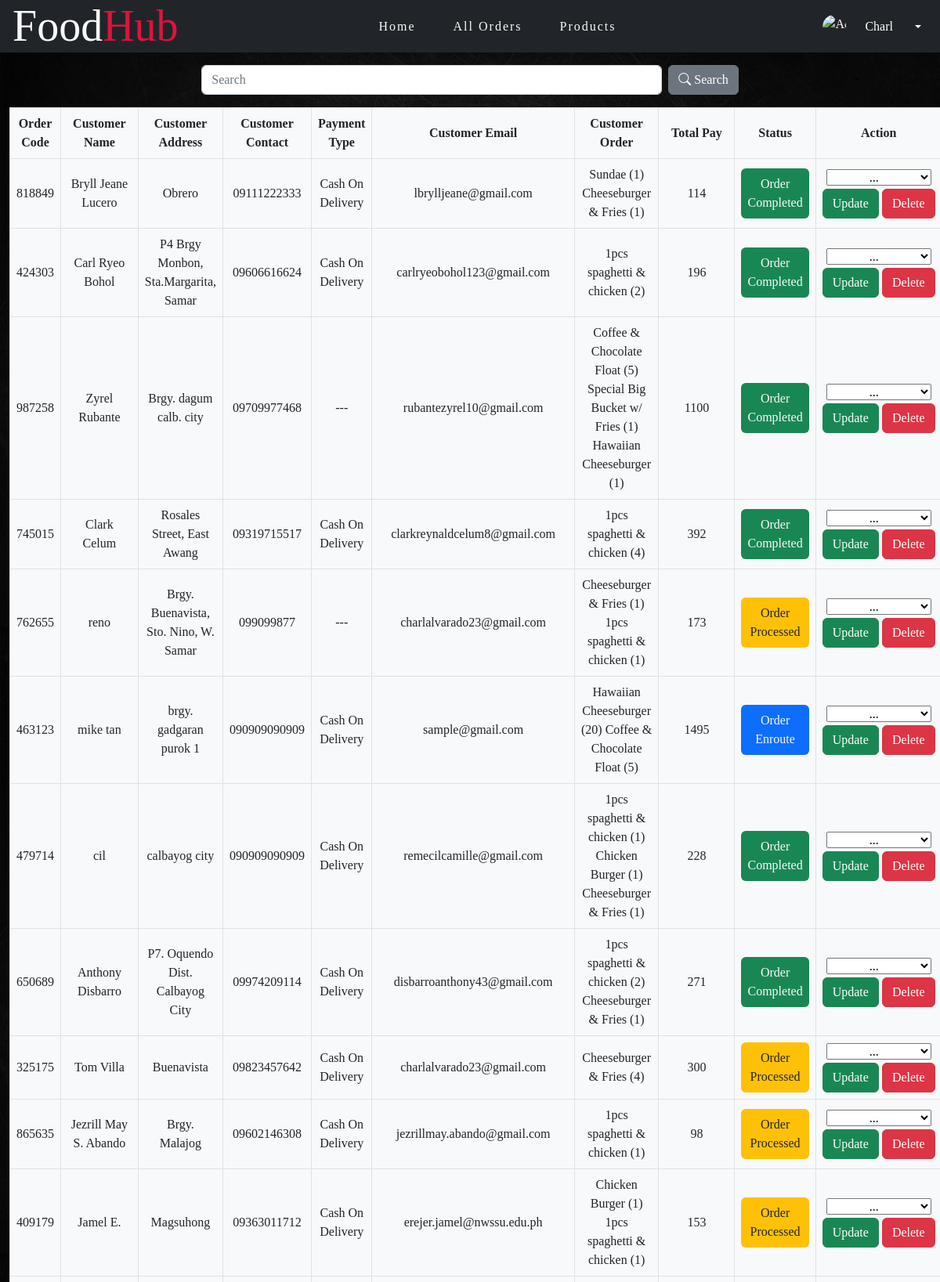
Page /all_orders.php (signed in, upper part) on the committed database.
### tables this page shows
CREATE TABLE `order_details_tbl` (
  `id` int(11) NOT NULL,
  `cus_code` int(11) NOT NULL,
  `cus_name` varchar(250) NOT NULL,
  `cus_address` varchar(250) NOT NULL,
  `cus_contact` varchar(50) NOT NULL,
  `cus_payment_type` varchar(100) NOT NULL,
  `cus_email` varchar(100) NOT NULL,
  `cus_order` varchar(250) NOT NULL,
  `cus_total_pay` int(11) NOT NULL,
  `cus_status` varchar(50) NOT NULL
);

### all_orders.php (the view, shortened to what this page needs)
<?php
include('include/header.php');
include('include/extensions.php');
include('include/connectionDB.php');
    if (empty($_SESSION['status']) && empty($_SESSION['admin_fname'])) {
        header("location: login.php");
    } else {
        ?>
<link rel="stylesheet" href="stylesheets/all_Orders.css">
<body>
<div class="container-fluid px-0" style="width:100%">
        <nav class="navbar navbar-expand-sm navbar-dark bg-dark px-3 py-0">
           <div class="nav-brand h1 display-4 m-0 text-light">Food<span>Hub</span></div>
           <div class="collapse navbar-collapse justify-content-center" id="navbarSupportedContent">
                    <div class="nav-item">
                        <a class="nav-link text-light mx-4 link-danger" href="admin.php">Home</a>
                    </div>
                    <div class="nav-item">
                        <a class="nav-link text-light mx-4 link-danger" href="<?php echo $_SERVER['PHP_SELF']; ?>">All Orders</a>
                    </div>
                    <div class="nav-item">
                        <a class="nav-link text-light mx-4 link-danger" href="products.php">Products</a>
                    </div>
           </div>
                <div class="dropdown p-2">
                    <div class="d-flex align-items-center text-white text-decoration-none dropdown-toggle" id="dropdownUser1" data-bs-toggle="dropdown" aria-expanded="false">
                        <img src="https://i.pinimg.com/474x/76/4d/59/764d59d32f61f0f91dec8c442ab052c5.jpg"
                        alt="Admin"
                        width=30 height=30 class="rounded-circle">
                        <div class="cur mx-4">
                            <?php
                            echo $_SESSION['admin_fname'];
                            ?>
                        </div>
                    </div>
                </div>
        </nav>
</div>
        <div class="container-fluid">
            <div class="my-3">
                <form action="adminSide/search.php?" method="GET">
                    <div class="d-flex justify-content-center align-items-center">
                        <input class="form-control" type="text" name="searchData" placeholder="Search" style="width: 50%;">
                        <button class="btn btn-secondary ms-2" type="submit" name="search"><i class="bi bi-search"></i> Search</button>
                    </div>
                </form>
            </div>
            <div class="row">
                <div class="col-md-12">
                    <table class="table table-hover table-bordered bg-light">
                    <thead>
                        <tr>
                            <th class="text-center align-middle">Order Code</th>
                            <th class="text-center align-middle">Customer Name</th>
                            <th class="text-center align-middle">Customer Address</th>
                            <th class="text-center align-middle">Customer Contact</th>
                            <th class="text-center align-middle">Payment Type</th>
                            <th class="text-center align-middle">Customer Email</th>
                            <th class="text-center align-middle">Customer Order</th>
                            <th class="text-center align-middle">Total Pay</th>
                            <th class="text-center align-middle">Status</th>
                            <th class="text-center align-middle">Action</th>
                        </tr>
                    </thead>
                    <tbody>
                        <?php
                            $allQuery = "SELECT * FROM order_details_tbl ORDER BY id DESC";
                            $statement = $connect -> prepare($allQuery);
                            $statement -> execute();
                            $resultData = $statement -> get_result();
                            if ($resultData -> num_rows > 0) {
                                while ($rowsData = $resultData -> fetch_assoc()) {
                                    ?>
                                    <form action="database/updateStatus.php?id=<?php echo $rowsData['id']; ?>" method="POST">
                                        <tr>
                                            <td class="text-center align-middle"><?php echo $rowsData['cus_code']; ?></td>
                                            <td class="text-center align-middle"><?php echo $rowsData['cus_name']; ?></td>
                                            <td class="text-center align-middle"><?php echo $rowsData['cus_address']; ?></td>
                                            <td class="text-center align-middle"><?php echo $rowsData['cus_contact']; ?></td>
                                            <td class="text-center align-middle"><?php echo $rowsData['cus_payment_type']; ?></td>
                                            <td class="text-center align-middle"><?php echo $rowsData['cus_email']; ?></td>
                                            <td class="text-center align-middle"><?php echo $rowsData['cus_order']; ?></td>
                                            <td class="text-center align-middle"><?php echo $rowsData['cus_total_pay']; ?></td>
                                            <td class="text-center align-middle">
                                                <?php
                                                    if ($rowsData['cus_status'] == "Order Processed") {
                                                        ?>
                                                        <div class="bg-warning rounded p-2"><?php echo $rowsData['cus_status']; ?></div>
                                                        <?php
                                                    } else if ($rowsData['cus_status'] == "Order Enroute") {
                                                        ?>
                                                        <div class="bg-primary text-light rounded p-2"><?php echo $rowsData['cus_status']; ?></div>
                                                        <?php
                                                    } else if ($rowsData['cus_status'] == "Order Completed") {
                                                        ?>
                                                        <div class="bg-success text-light rounded p-2"><?php echo $rowsData['cus_status']; ?></div>
                                                        <?php
                                                    }
                                                ?>
                                            </td>
                                            <td class="text-center align-middle">
                                                <select class="mb-1" name="selected_status" required>
                                                    <option selected required class="text-center">...</option>
                                                </select>
                                                <div class="d-flex">
                                                    <input class="btn btn-success me-1" type="submit" name="update_status" value="Update">
                                                    <a href="database/deleteRecord.php?id=<?php echo $rowsData['id']; ?>" class="btn btn-danger" onclick="return confirm('Are you sure you want to delete this record ?')">Delete</a>
                                                </div>
                                            </td>
                                        </tr>
                                    </form>
                                    <?php
                                }
                            }
                        ?>
                    </tbody>
                    </table>
                </div>
            </div>
        </div>
</body>
</html>
        <?php
    }
?>

### stylesheets/all_Orders.css (style rules this page uses)
* { padding: 0%; margin: 0%; font-family: Rockwell; }
body { height: 100vh; background-image: url('../assets/bg-images/piz.jpg'); background-position: center; background-size: cover; }
.nav-brand { cursor: default; }
span { color: crimson; }
div.dropdown { cursor: pointer; }
div.nav-item { letter-spacing: 2px; }

### rows in the picture
order_details_tbl: cus_code "818849", cus_name "Bryll Jeane Lucero", cus_address "Obrero", cus_contact "09111222333", cus_payment_type "Cash On Delivery", cus_email "lbrylljeane@gmail.com", cus_order "Sundae (1) Cheeseburger & Fries (1)", cus_total_pay "114", cus_status "Order Completed"
order_details_tbl: cus_code "424303", cus_name "Carl Ryeo Bohol", cus_address "P4 Brgy Monbon, Sta.Margarita, Samar", cus_contact "09606616624", cus_payment_type "Cash On Delivery", cus_email "carlryeobohol123@gmail.com", cus_order "1pcs spaghetti & chicken (2)", cus_total_pay "196", cus_status "Order Completed"
order_details_tbl: cus_code "987258", cus_name "Zyrel Rubante", cus_address "Brgy. dagum calb. city", cus_contact "09709977468", cus_payment_type "---", cus_email "rubantezyrel10@gmail.com", cus_order "Coffee & Chocolate Float (5) Special Big Bucket w/ Fries (1) Hawaiian Cheeseburger (1)", cus_total_pay "1100", cus_status "Order Completed"
order_details_tbl: cus_code "745015", cus_name "Clark Celum", cus_address "Rosales Street, East Awang", cus_contact "09319715517", cus_payment_type "Cash On Delivery", cus_email "clarkreynaldcelum8@gmail.com", cus_order "1pcs spaghetti & chicken (4)", cus_total_pay "392", cus_status "Order Completed"
order_details_tbl: cus_code "762655", cus_name "reno", cus_address "Brgy. Buenavista, Sto. Nino, W. Samar", cus_contact "099099877", cus_payment_type "---", cus_email "charlalvarado23@gmail.com", cus_order "Cheeseburger & Fries (1) 1pcs spaghetti & chicken (1)", cus_total_pay "173", cus_status "Order Processed"
order_details_tbl: cus_code "463123", cus_name "mike tan", cus_address "brgy. gadgaran purok 1", cus_contact "090909090909", cus_payment_type "Cash On Delivery", cus_email "sample@gmail.com", cus_order "Hawaiian Cheeseburger (20) Coffee & Chocolate Float (5)", cus_total_pay "1495", cus_status "Order Enroute"
order_details_tbl: cus_code "479714", cus_name "cil", cus_address "calbayog city", cus_contact "090909090909", cus_payment_type "Cash On Delivery", cus_email "remecilcamille@gmail.com", cus_order "1pcs spaghetti & chicken (1) Chicken Burger (1) Cheeseburger & Fries (1)", cus_total_pay "228", cus_status "Order Completed"
order_details_tbl: cus_code "650689", cus_name "Anthony Disbarro", cus_address "P7. Oquendo Dist. Calbayog City", cus_contact "09974209114", cus_payment_type "Cash On Delivery", cus_email "disbarroanthony43@gmail.com", cus_order "1pcs spaghetti & chicken (2) Cheeseburger & Fries (1)", cus_total_pay "271", cus_status "Order Completed"
order_details_tbl: cus_code "325175", cus_name "Tom Villa", cus_address "Buenavista", cus_contact "09823457642", cus_payment_type "Cash On Delivery", cus_email "charlalvarado23@gmail.com", cus_order "Cheeseburger & Fries (4)", cus_total_pay "300", cus_status "Order Processed"
order_details_tbl: cus_code "865635", cus_name "Jezrill May S. Abando", cus_address "Brgy. Malajog", cus_contact "09602146308", cus_payment_type "Cash On Delivery", cus_email "jezrillmay.abando@gmail.com", cus_order "1pcs spaghetti & chicken (1)", cus_total_pay "98", cus_status "Order Processed"
order_details_tbl: cus_code "409179", cus_name "Jamel E.", cus_address "Magsuhong", cus_contact "09363011712", cus_payment_type "Cash On Delivery", cus_email "erejer.jamel@nwssu.edu.ph", cus_order "Chicken Burger (1) 1pcs spaghetti & chicken (1)", cus_total_pay "153", cus_status "Order Processed"

### other values in the picture
$_SESSION['admin_fname'] "Charl"
